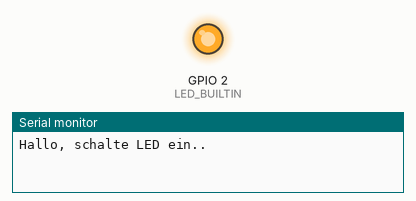
Recording of a program running on a simulated ESP8266 (NodeMCU). Shown: output pins drawn as LEDs (lit = HIGH, except the on-board LED, lit = LOW), the last lines printed to the serial monitor.

Above: at 1.0 s.
At 4.0 s:
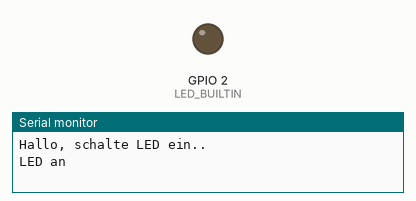
Timing chart, 0 to 9.1 s (numbered marks = the images above):
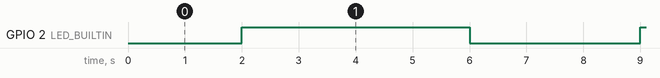

The program:

main.cpp
```cpp
/**
 * Blink
 *
 * Turns on an LED on for one second,
 * then off for one second, repeatedly.
 */
#include "Arduino.h"

// Set LED_BUILTIN if it is not defined by Arduino framework
// #define LED_BUILTIN 13

void setup()
{
  Serial.begin(115200);
  // initialize LED digital pin as an output.
  pinMode(LED_BUILTIN, OUTPUT);
}

void loop()
{
  // turn the LED on (HIGH is the voltage level)
  Serial.println("Hallo, schalte LED ein.. \n");
  delay(2000);
  digitalWrite(LED_BUILTIN, HIGH);
  Serial.println("LED an\n");
  // wait for a second
  delay(2000);
  Serial.println("LED aus\n");
  delay(2000);
  Serial.println("Hallo, schalte LED aus.. \n");
  // turn the LED off by making the voltage LOW
  digitalWrite(LED_BUILTIN, LOW);

   // wait for a second
  delay(1000);
}
```

Measured:
- by itself, GPIO 2 (LED_BUILTIN): alternates HIGH for 4.0 s and LOW for 3.0 s
